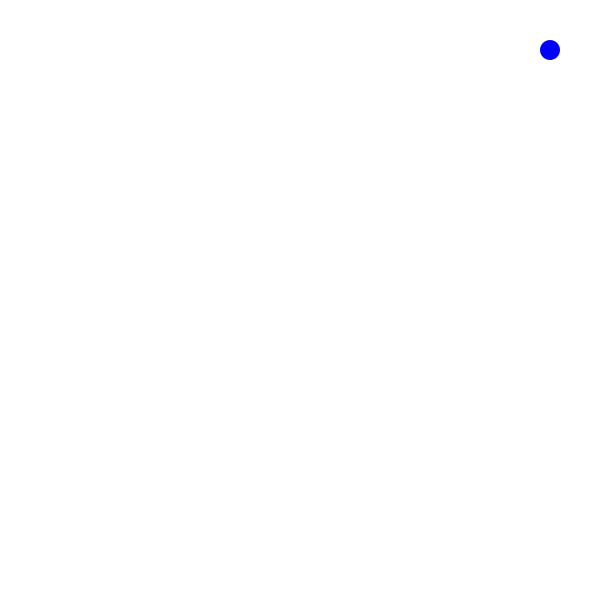
Frame 1 (no input)
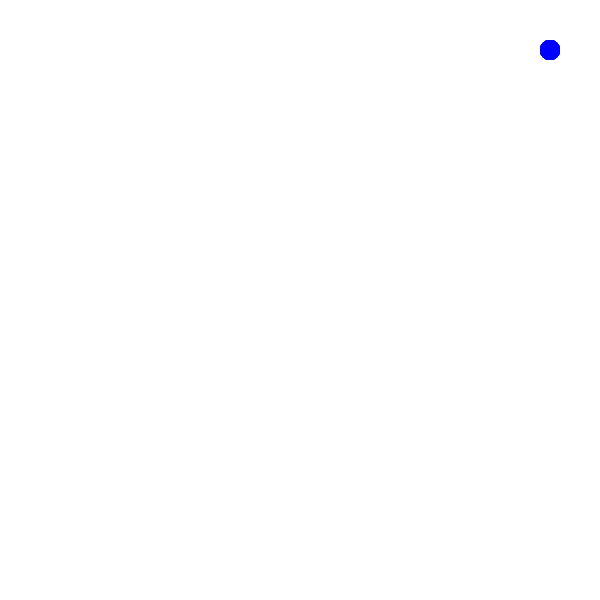
Frame 60 (the mouse pressed at the canvas centre just before this capture)
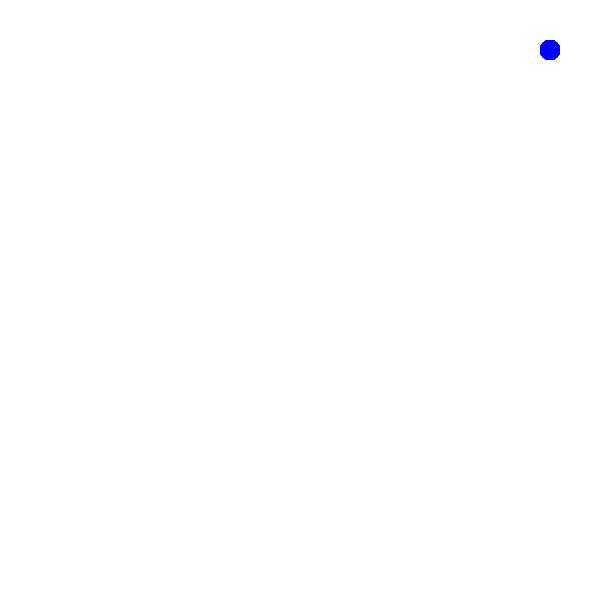
Frame 120 (the mouse held since frame 60 and released just before this capture)

The Processing sketch that drew these frames (run headless with seeded random() and noise(); from frame 60 on, the mouse is pressed at the canvas centre):

// Processing sketch: multi_pen
// ── multi_pen.pde
color col = #0000ff;
int count = 0;

void setup() {
  size(600, 600);
  
  background(255,255,255);
}

void mouseDragged(){
  
  stroke(col);
  line(pmouseX, pmouseY, mouseX, mouseY);
}

void mousePressed(){
  if(mouseButton == RIGHT){
    if(count ==  0){
      col = #ff0000;
    }else if (count == 1){
      col = #00ff00;
    }else{
      col = #0000ff;
    }
    count = (count + 1) % 3;
  }
  
}

void draw() {
  noStroke();
  fill(col);
  ellipse(550, 50, 20, 20);
}
